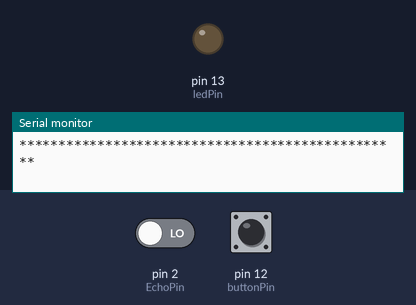
Simulated run of this sketch. Board: Arduino Uno, built with avr-gcc and run on an emulated ATmega328P. Shown: output pins drawn as LEDs (lit = HIGH), the last lines printed to the serial monitor. Dashed ring = blinking. Inputs (shaded band) come from the test bench; at power-on: pin 12 (buttonPin) HIGH, pin 2 (EchoPin) LOW. Pins used as bus, display or sensor lines are not drawn.

Above: at 1.3 s.
1.4 s: pin 12 (buttonPin) pulsed LOW 5 times (0.12 s each, 0.3 s apart)
At 1.87 s:
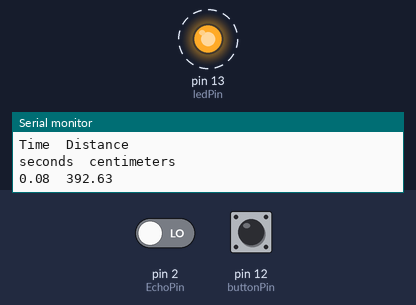
4.4 s: pin 12 (buttonPin) pulled LOW for 0.15 s
At 4.8 s:
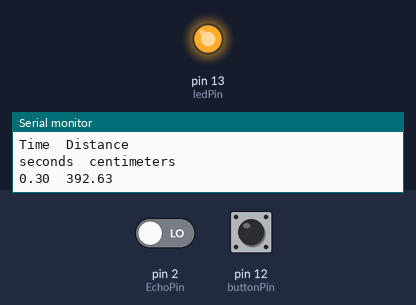
6.0 s: pin 12 (buttonPin) pulled LOW for 1 s
At 6.7 s:
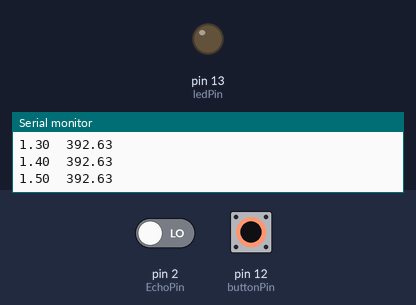
Timing chart, 0 to 9.0 s (numbered marks = the images above; inputs shaded):
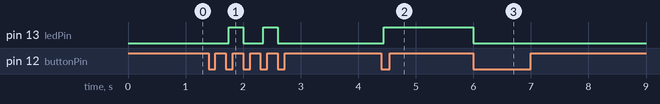

Measured:
- after the input at 1.4 s, pin 13 (ledPin): alternates HIGH for 0.25 s and LOW for 0.35 s, 4 changes in all, then stays LOW, starting after 0.35 s
- after the input at 4.4 s, pin 13 (ledPin): LOW → HIGH after 0.05 s
- after the input at 6.0 s, pin 13 (ledPin): HIGH → LOW at once

The sketch:

VernierMotionDetector.ino
```cpp
/*
VernierMotionDetector (v 2013.11)
 Takes data from a Vernier Motion Detector connected to BTD connector.

 This sketch measures the time taken for the ultrasound to return (in microseconds)
 and then calculates the corresponding distance (based on the speed of ultrasound
 in air) and displays the distance (in cm) on the Serial Monitor.

 Here is how the Vernier Motion Detector works:
 - when pin 2 on BTD is pulled high, this triggers the ultrasound pulse
 - the program then starts timing but then delays 0.9 ms *(blanking time,
 0.9 milliseconds is the time it takes ultrasound to travel 15 cm twice (round trip))
 - the program then monitors pin 1 on the BTD, waiting for it to go high.
 This happens when an echo is detected.

 As written, the reading will be displayed roughly every quarter of a second.
 Change the delay at the end of the loop to change the rate.

 See www.vernier.com/arduino for more information.

 Modified by: B. Huang, SparkFun Electronics
 December 4, 2013

 Updated code to start only after the button is pressed. Unfortunately, pushing the
 button again does not stop the data collection.

 Elminated the use of delay() in the code and added a "time-out" feature in case an echo
 is not detected.

 */

const int TriggerPin = 3; // trigger pin -- if Motion Detector is plugged into Digital 1
const int EchoPin = 2;    // echo pin --  -- if Motion Detector is plugged into Digital 1
/* If you plug the Motion Detector into Digital 2, then, TriggerPin = 7, EchoPin = 6 */

int refreshRate = 10;  // # of samples per second -- change this to increase/decrease the rate
                       // of the motion detector

const int buttonPin = 12;
const int ledPin = 13;


unsigned long time;     // clock reading in microseconds
unsigned long timeRef;  // reference for starting time
unsigned long Duration; // time it take echo to return
const float SpeedOfSound = 340; //in m/s


unsigned long timeInterval;
float Distance;               // in centimeters
int val = 0;
int echoCounter;
int ndx;

int mode = 0;

void setup()
{
  // initialize the Ping pin as an output:

  pinMode(TriggerPin, OUTPUT);
  pinMode(EchoPin, INPUT); //this is the pin that goes high when an echo is received
  // initialize serial communication at 9600 bits per second:

  pinMode(buttonPin, INPUT_PULLUP);
  pinMode(ledPin, OUTPUT);

  Serial.begin(9600);
  Serial.println("*************************************************");
  Serial.println("Push button (D12) to start data collection.");
  Serial.println("Use reset button to reset / stop data collection.");
  Serial.println("*************************************************");

  timeInterval = 1000000 / refreshRate;

}
void loop()
{
  int buttonPress = digitalRead(12);
  if (buttonPress == LOW)
  {
    if (mode == 0)
    {
      mode = 1;

      Serial.println("Vernier Format 2");
      Serial.println("Motion Detector Readings taken using Ardunio");
      Serial.println("Data Set");
      Serial.print("Time");
      Serial.print("\t"); //tab character
      Serial.println ("Distance"); //change to match sensor
      Serial.print("seconds");
      Serial.print("\t"); // tab character
      Serial.println ("centimeters"); //change to match sensor
      timeRef = micros();
      digitalWrite(ledPin, HIGH);
    }
    else
    {
      mode = 0;
      digitalWrite(ledPin, LOW);
    }
  }
  while (digitalRead(12) == LOW); // hold until button is released.

  if (mode == 1)
  {

    if ((micros()) >= ndx*timeInterval + timeRef)
    {
      ndx++;
      sendPulse();
      echoCounter = 0;

      while ((digitalRead(EchoPin) == LOW) && (echoCounter < 5000))  // waits for the echo or count for *time-out
      {
        echoCounter++;
      }

      Duration = micros() - time;
      /* The speed of sound is 340 m/s.
       The ultrasound travels out and back, so to find the distance of the
       object we take half of the distance traveled.*/

      Distance = Duration * SpeedOfSound / 2 / 10000 ;// note convert to cm
      //  Serial.print(Duration);// print the time it took until the echo
      Serial.print((time - timeRef) / 1E6);
      Serial.print("\t"); // tab character
      Serial.println(Distance);
    }
  }
}

void sendPulse()
{
  digitalWrite(TriggerPin, LOW);
  delayMicroseconds(4000);
  digitalWrite(TriggerPin, HIGH); // start the ultrasound pulse
  time = micros(); //note time
  delayMicroseconds(900); //delay during the blanking time
}
```
